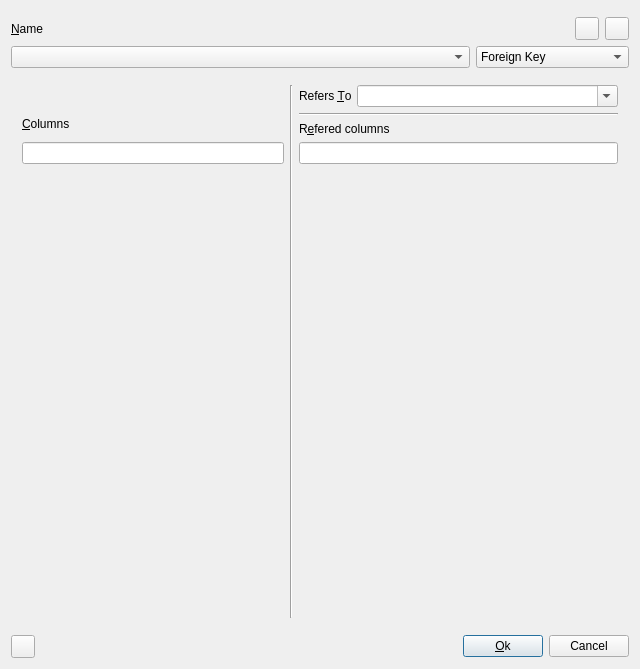
<ui version="4.0" >
 <class>toBrowserConstraintUI</class>
 <widget class="QDialog" name="toBrowserConstraintUI" >
  <property name="geometry" >
   <rect>
    <x>0</x>
    <y>0</y>
    <width>640</width>
    <height>669</height>
   </rect>
  </property>
  <property name="windowTitle" >
   <string>Constraint info</string>
  </property>
  <layout class="QGridLayout" >
   <property name="leftMargin" >
    <number>11</number>
   </property>
   <property name="topMargin" >
    <number>11</number>
   </property>
   <property name="rightMargin" >
    <number>11</number>
   </property>
   <property name="bottomMargin" >
    <number>11</number>
   </property>
   <property name="horizontalSpacing" >
    <number>6</number>
   </property>
   <property name="verticalSpacing" >
    <number>6</number>
   </property>
   <item row="2" column="0" colspan="4" >
    <layout class="QHBoxLayout" >
     <item>
      <widget class="QComboBox" name="Name" >
       <property name="sizePolicy" >
        <sizepolicy vsizetype="Fixed" hsizetype="Minimum" >
         <horstretch>3</horstretch>
         <verstretch>0</verstretch>
        </sizepolicy>
       </property>
      </widget>
     </item>
     <item>
      <widget class="QComboBox" name="Type" >
       <property name="sizePolicy" >
        <sizepolicy vsizetype="Fixed" hsizetype="Minimum" >
         <horstretch>1</horstretch>
         <verstretch>0</verstretch>
        </sizepolicy>
       </property>
       <item>
        <property name="text" >
         <string>Foreign Key</string>
        </property>
       </item>
       <item>
        <property name="text" >
         <string>Check</string>
        </property>
       </item>
       <item>
        <property name="text" >
         <string>Unique Primary Key</string>
        </property>
       </item>
      </widget>
     </item>
    </layout>
   </item>
   <item row="4" column="1" >
    <spacer>
     <property name="orientation" >
      <enum>Qt::Horizontal</enum>
     </property>
     <property name="sizeType" >
      <enum>QSizePolicy::Expanding</enum>
     </property>
     <property name="sizeHint" >
      <size>
       <width>20</width>
       <height>20</height>
      </size>
     </property>
    </spacer>
   </item>
   <item row="1" column="0" colspan="4" >
    <layout class="QHBoxLayout" >
     <item>
      <widget class="QLabel" name="TextLabel1" >
       <property name="sizePolicy" >
        <sizepolicy vsizetype="Preferred" hsizetype="Expanding" >
         <horstretch>0</horstretch>
         <verstretch>0</verstretch>
        </sizepolicy>
       </property>
       <property name="text" >
        <string>&amp;Name</string>
       </property>
       <property name="wordWrap" >
        <bool>false</bool>
       </property>
       <property name="buddy" >
        <cstring>Name</cstring>
       </property>
      </widget>
     </item>
     <item>
      <widget class="QToolButton" name="AddButton" >
       <property name="text" >
        <string/>
       </property>
       <property name="icon" >
        <iconset/>
       </property>
      </widget>
     </item>
     <item>
      <widget class="QToolButton" name="DeleteButton" >
       <property name="text" >
        <string/>
       </property>
       <property name="icon" >
        <iconset/>
       </property>
      </widget>
     </item>
    </layout>
   </item>
   <item row="4" column="3" >
    <widget class="QPushButton" name="PushButton2" >
     <property name="text" >
      <string>Cancel</string>
     </property>
    </widget>
   </item>
   <item row="3" column="0" colspan="4" >
    <widget class="QStackedWidget" name="WidgetStack" >
     <property name="sizePolicy" >
      <sizepolicy vsizetype="Expanding" hsizetype="Preferred" >
       <horstretch>0</horstretch>
       <verstretch>0</verstretch>
      </sizepolicy>
     </property>
     <widget class="QWidget" name="ReferentialPage" >
      <layout class="QGridLayout" >
       <item rowspan="2" row="1" column="0" >
        <widget class="QLabel" name="TextLabel3" >
         <property name="sizePolicy" >
          <sizepolicy vsizetype="Fixed" hsizetype="Expanding" >
           <horstretch>0</horstretch>
           <verstretch>0</verstretch>
          </sizepolicy>
         </property>
         <property name="text" >
          <string>&amp;Columns</string>
         </property>
         <property name="wordWrap" >
          <bool>false</bool>
         </property>
         <property name="buddy" >
          <cstring>SourceColumns</cstring>
         </property>
        </widget>
       </item>
       <item row="3" column="0" >
        <widget class="QLineEdit" name="SourceColumns" />
       </item>
       <item row="4" column="0" >
        <widget class="toResultCols" native="1" name="SourceColList" >
         <property name="sizePolicy" >
          <sizepolicy vsizetype="Expanding" hsizetype="Fixed" >
           <horstretch>0</horstretch>
           <verstretch>0</verstretch>
          </sizepolicy>
         </property>
         <property name="focusPolicy" >
          <enum>Qt::StrongFocus</enum>
         </property>
        </widget>
       </item>
       <item row="2" column="2" colspan="2" >
        <widget class="QLabel" name="TextLabel5" >
         <property name="sizePolicy" >
          <sizepolicy vsizetype="Fixed" hsizetype="Expanding" >
           <horstretch>0</horstretch>
           <verstretch>0</verstretch>
          </sizepolicy>
         </property>
         <property name="text" >
          <string>R&amp;efered columns</string>
         </property>
         <property name="wordWrap" >
          <bool>false</bool>
         </property>
         <property name="buddy" >
          <cstring>ReferedColumns</cstring>
         </property>
        </widget>
       </item>
       <item row="3" column="2" colspan="2" >
        <widget class="QLineEdit" name="ReferedColumns" />
       </item>
       <item row="4" column="2" colspan="2" >
        <widget class="toResultCols" native="1" name="ReferColList" >
         <property name="sizePolicy" >
          <sizepolicy vsizetype="Expanding" hsizetype="Fixed" >
           <horstretch>0</horstretch>
           <verstretch>0</verstretch>
          </sizepolicy>
         </property>
         <property name="focusPolicy" >
          <enum>Qt::StrongFocus</enum>
         </property>
        </widget>
       </item>
       <item row="1" column="2" colspan="2" >
        <widget class="Line" name="Line3" >
         <property name="frameShape" >
          <enum>QFrame::HLine</enum>
         </property>
         <property name="frameShadow" >
          <enum>QFrame::Sunken</enum>
         </property>
        </widget>
       </item>
       <item rowspan="5" row="0" column="1" >
        <widget class="Line" name="Line1" >
         <property name="frameShape" >
          <enum>QFrame::VLine</enum>
         </property>
         <property name="frameShadow" >
          <enum>QFrame::Sunken</enum>
         </property>
        </widget>
       </item>
       <item row="0" column="3" >
        <widget class="QComboBox" name="ReferTable" >
         <property name="sizePolicy" >
          <sizepolicy vsizetype="Fixed" hsizetype="Expanding" >
           <horstretch>0</horstretch>
           <verstretch>0</verstretch>
          </sizepolicy>
         </property>
         <property name="editable" >
          <bool>true</bool>
         </property>
        </widget>
       </item>
       <item row="0" column="2" >
        <widget class="QLabel" name="TextLabel4" >
         <property name="sizePolicy" >
          <sizepolicy vsizetype="Minimum" hsizetype="Preferred" >
           <horstretch>0</horstretch>
           <verstretch>0</verstretch>
          </sizepolicy>
         </property>
         <property name="text" >
          <string>Refers &amp;To</string>
         </property>
         <property name="wordWrap" >
          <bool>false</bool>
         </property>
         <property name="buddy" >
          <cstring>ReferTable</cstring>
         </property>
        </widget>
       </item>
      </layout>
     </widget>
     <widget class="QWidget" name="PrimaryPage" >
      <layout class="QVBoxLayout" >
       <item>
        <widget class="QGroupBox" name="UniqueType" >
         <property name="sizePolicy" >
          <sizepolicy vsizetype="Maximum" hsizetype="Preferred" >
           <horstretch>0</horstretch>
           <verstretch>0</verstretch>
          </sizepolicy>
         </property>
         <property name="title" >
          <string>&amp;Type</string>
         </property>
         <layout class="QGridLayout" >
          <property name="leftMargin" >
           <number>11</number>
          </property>
          <property name="topMargin" >
           <number>11</number>
          </property>
          <property name="rightMargin" >
           <number>11</number>
          </property>
          <property name="bottomMargin" >
           <number>11</number>
          </property>
          <property name="horizontalSpacing" >
           <number>6</number>
          </property>
          <property name="verticalSpacing" >
           <number>6</number>
          </property>
          <item row="0" column="0" >
           <widget class="QRadioButton" name="Primary" >
            <property name="text" >
             <string>Primary key</string>
            </property>
            <property name="checked" >
             <bool>true</bool>
            </property>
           </widget>
          </item>
          <item row="0" column="1" >
           <widget class="QRadioButton" name="Unique" >
            <property name="text" >
             <string>Unique</string>
            </property>
           </widget>
          </item>
         </layout>
        </widget>
       </item>
       <item>
        <widget class="QLabel" name="TextLabel2" >
         <property name="text" >
          <string>&amp;Columns</string>
         </property>
         <property name="wordWrap" >
          <bool>false</bool>
         </property>
         <property name="buddy" >
          <cstring>UniqueCols</cstring>
         </property>
        </widget>
       </item>
       <item>
        <widget class="QLineEdit" name="UniqueCols" />
       </item>
       <item>
        <widget class="toResultCols" native="1" name="UniqueColList" >
         <property name="sizePolicy" >
          <sizepolicy vsizetype="Expanding" hsizetype="Preferred" >
           <horstretch>0</horstretch>
           <verstretch>0</verstretch>
          </sizepolicy>
         </property>
         <property name="focusPolicy" >
          <enum>Qt::StrongFocus</enum>
         </property>
        </widget>
       </item>
      </layout>
     </widget>
     <widget class="QWidget" name="CheckPage" >
      <layout class="QGridLayout" >
       <item row="2" column="0" >
        <widget class="QLabel" name="TextLabel2_2" >
         <property name="text" >
          <string>C&amp;ondition</string>
         </property>
         <property name="wordWrap" >
          <bool>false</bool>
         </property>
         <property name="buddy" >
          <cstring>CheckCondition</cstring>
         </property>
        </widget>
       </item>
       <item row="0" column="0" >
        <widget class="QLabel" name="TextLabel6" >
         <property name="text" >
          <string>&amp;Column</string>
         </property>
         <property name="wordWrap" >
          <bool>false</bool>
         </property>
         <property name="buddy" >
          <cstring>CheckColumn</cstring>
         </property>
        </widget>
       </item>
       <item row="3" column="0" >
        <widget class="QLineEdit" name="CheckCondition" />
       </item>
       <item row="1" column="0" >
        <widget class="toResultCols" native="1" name="CheckColumn" >
         <property name="sizePolicy" >
          <sizepolicy vsizetype="Expanding" hsizetype="Preferred" >
           <horstretch>0</horstretch>
           <verstretch>0</verstretch>
          </sizepolicy>
         </property>
         <property name="focusPolicy" >
          <enum>Qt::StrongFocus</enum>
         </property>
        </widget>
       </item>
      </layout>
     </widget>
    </widget>
   </item>
   <item row="4" column="2" >
    <widget class="QPushButton" name="ApplyButton" >
     <property name="text" >
      <string>&amp;Ok</string>
     </property>
     <property name="default" >
      <bool>true</bool>
     </property>
    </widget>
   </item>
   <item row="4" column="0" >
    <widget class="QToolButton" name="ToolButton1" >
     <property name="focusPolicy" >
      <enum>Qt::StrongFocus</enum>
     </property>
     <property name="toolTip" >
      <string>Display SQL to create this constraint</string>
     </property>
     <property name="text" >
      <string/>
     </property>
     <property name="icon" >
      <iconset/>
     </property>
    </widget>
   </item>
   <item row="0" column="0" colspan="4" >
    <widget class="toTableSelect" native="1" name="TableSelect" />
   </item>
  </layout>
 </widget>
 <layoutdefault spacing="6" margin="11" />
 <customwidgets>
  <customwidget>
   <class>toResultCols</class>
   <extends>QWidget</extends>
   <header>toresultcols.h</header>
  </customwidget>
  <customwidget>
   <class>toTableSelect</class>
   <extends>QWidget</extends>
   <header>totableselect.h</header>
  </customwidget>
 </customwidgets>
 <tabstops>
  <tabstop>Name</tabstop>
  <tabstop>ReferTable</tabstop>
  <tabstop>SourceColumns</tabstop>
  <tabstop>ReferedColumns</tabstop>
  <tabstop>SourceColList</tabstop>
  <tabstop>ReferColList</tabstop>
  <tabstop>Primary</tabstop>
  <tabstop>UniqueCols</tabstop>
  <tabstop>UniqueColList</tabstop>
  <tabstop>CheckColumn</tabstop>
  <tabstop>CheckCondition</tabstop>
  <tabstop>ToolButton1</tabstop>
  <tabstop>ApplyButton</tabstop>
  <tabstop>PushButton2</tabstop>
 </tabstops>
 <includes>
  <include location="local" >toresultcols.h</include>
  <include location="local" >toresultcols.h</include>
  <include location="local" >toresultcols.h</include>
  <include location="local" >toresultcols.h</include>
  <include location="local" >totableselect.h</include>
 </includes>
 <resources/>
 <connections>
  <connection>
   <sender>ToolButton1</sender>
   <signal>clicked()</signal>
   <receiver>toBrowserConstraintUI</receiver>
   <slot>displaySQL()</slot>
   <hints>
    <hint type="sourcelabel" >
     <x>20</x>
     <y>20</y>
    </hint>
    <hint type="destinationlabel" >
     <x>20</x>
     <y>20</y>
    </hint>
   </hints>
  </connection>
  <connection>
   <sender>PushButton2</sender>
   <signal>clicked()</signal>
   <receiver>toBrowserConstraintUI</receiver>
   <slot>reject()</slot>
   <hints>
    <hint type="sourcelabel" >
     <x>20</x>
     <y>20</y>
    </hint>
    <hint type="destinationlabel" >
     <x>20</x>
     <y>20</y>
    </hint>
   </hints>
  </connection>
  <connection>
   <sender>ApplyButton</sender>
   <signal>clicked()</signal>
   <receiver>toBrowserConstraintUI</receiver>
   <slot>accept()</slot>
   <hints>
    <hint type="sourcelabel" >
     <x>20</x>
     <y>20</y>
    </hint>
    <hint type="destinationlabel" >
     <x>20</x>
     <y>20</y>
    </hint>
   </hints>
  </connection>
  <connection>
   <sender>Name</sender>
   <signal>activated(int)</signal>
   <receiver>toBrowserConstraintUI</receiver>
   <slot>changeConstraint()</slot>
   <hints>
    <hint type="sourcelabel" >
     <x>20</x>
     <y>20</y>
    </hint>
    <hint type="destinationlabel" >
     <x>20</x>
     <y>20</y>
    </hint>
   </hints>
  </connection>
  <connection>
   <sender>AddButton</sender>
   <signal>clicked()</signal>
   <receiver>toBrowserConstraintUI</receiver>
   <slot>addConstraint()</slot>
   <hints>
    <hint type="sourcelabel" >
     <x>20</x>
     <y>20</y>
    </hint>
    <hint type="destinationlabel" >
     <x>20</x>
     <y>20</y>
    </hint>
   </hints>
  </connection>
  <connection>
   <sender>DeleteButton</sender>
   <signal>clicked()</signal>
   <receiver>toBrowserConstraintUI</receiver>
   <slot>delConstraint()</slot>
   <hints>
    <hint type="sourcelabel" >
     <x>20</x>
     <y>20</y>
    </hint>
    <hint type="destinationlabel" >
     <x>20</x>
     <y>20</y>
    </hint>
   </hints>
  </connection>
  <connection>
   <sender>ReferTable</sender>
   <signal>activated(QString)</signal>
   <receiver>toBrowserConstraintUI</receiver>
   <slot>changeRefered()</slot>
   <hints>
    <hint type="sourcelabel" >
     <x>20</x>
     <y>20</y>
    </hint>
    <hint type="destinationlabel" >
     <x>20</x>
     <y>20</y>
    </hint>
   </hints>
  </connection>
  <connection>
   <sender>Type</sender>
   <signal>activated(int)</signal>
   <receiver>toBrowserConstraintUI</receiver>
   <slot>changeType(int)</slot>
   <hints>
    <hint type="sourcelabel" >
     <x>20</x>
     <y>20</y>
    </hint>
    <hint type="destinationlabel" >
     <x>20</x>
     <y>20</y>
    </hint>
   </hints>
  </connection>
 </connections>
</ui>
